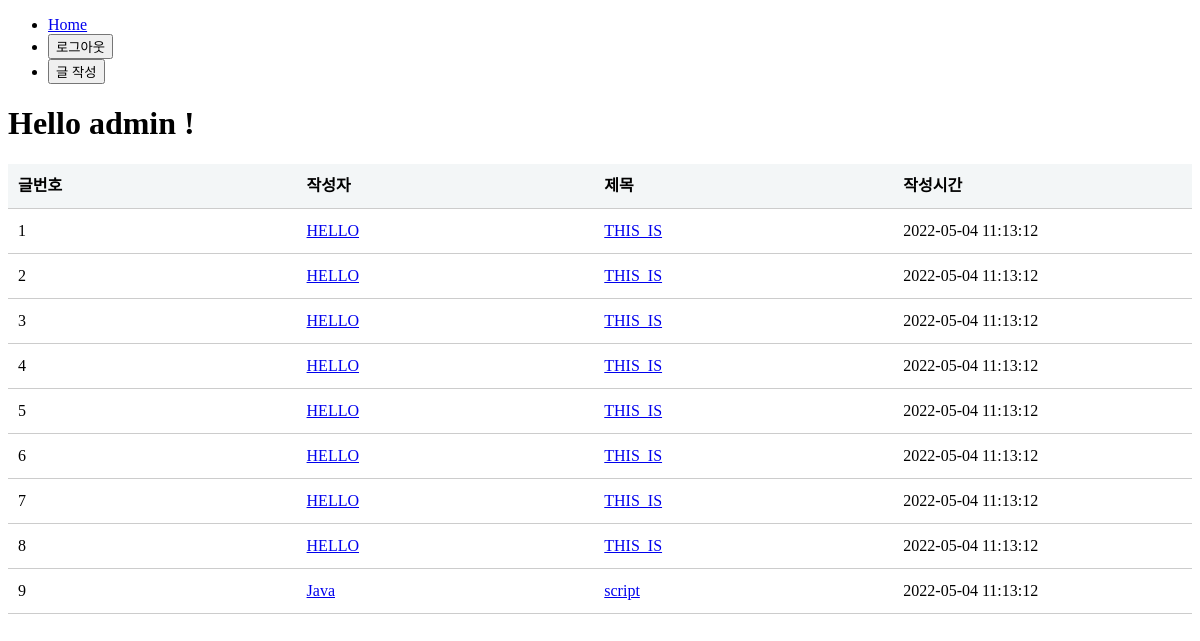
/board (signed in), run on the app's committed database.
### tables this page shows
CREATE TABLE board (
        num INTEGER PRIMARY KEY AUTOINCREMENT,
        id TEXT NOT NULL,title TEXT NOT NULL, 
        content TEXT, 
        reg_date DATETIME DEFAULT (datetime('now','localtime')));

### app.py (the view)
@app.route('/board',methods=['GET'])
def board():
    if 'userid' not in session:
        flash("로그인이 필요합니다!")
        return redirect(url_for('index'))
    error = None
    id = session.get('userid')
    idx = session.get('idx',None)
    conn = dbcon()
    cursor = conn.cursor()
    sql = "SELECT * FROM board ORDER BY reg_date desc"
    cursor.execute(sql)
    data = cursor.fetchall()
    data_list = []
    for obj in data:
        data_dic = {
            'num' : obj[0],
            'id' : obj[1],
            'title' : obj[2],
            'content' : obj[3],
            'time' : obj[4]
        }
        data_list.append(data_dic)
    cursor.close()
    conn.close()
    return render_template('board.html', error=error, name=id, data_list= data_list,idx=idx)

### app.py (called while the page is built)
def dbcon():
    return sqlite3.connect(os.path.dirname(os.path.realpath(__file__))+'/mydb.db')

### templates/board.html (shortened to what this page needs)
<!DOCTYPE html>
<html lang="en" xmlns:float="http://www.w3.org/1999/xhtml">
<head>
</head>
<body>
    <ul>
      <li>        <a href="{{url_for('homepage')}}">Home</a>      </li>
      <li>        <button type="button" onclick="location.href='/logout'"> 로그아웃 </button>      </li>
      <li>        <button type="button" onclick="location.href='/board/write'"> 글 작성 </button>      </li>
    </ul>
    <p>
        <h1> Hello {{name}} ! </h1>
    </p>
    <table class="type09">
        <tr>
            <th>글번호</th>
            <th>작성자</th>
            <th>제목</th>
            <th>작성시간</th>
        </tr>
        {% for obj in data_list%}
        <tbody>
            <tr>
                <td>{{obj.num}}</td>
                <td><a href="/user/{{idx}}">{{obj.id}}</td>
                <td><a href="/board/{{obj.num}}">{{obj.title}}</a></td>
                <td>{{obj.time}}</td>
            </tr>
        </tbody>
        {% endfor %}
    </table>
</body>
</html>

### templates/board.html (style rules this page uses)
table.type09 { border-collapse: collapse; text-align: left; line-height: 1.5; }
table.type09 tbody th { width: 150px; padding: 10px; font-weight: bold; vertical-align: top; border-bottom: 1px solid #ccc; background: #f3f6f7; }
table.type09 td { width: 350px; padding: 10px; vertical-align: top; border-bottom: 1px solid #ccc; }

### data on the page
board: num "1", id "HELLO", title "THIS_IS", time "2022-05-04 11:13:12"
board: num "2", id "HELLO", title "THIS_IS", time "2022-05-04 11:13:12"
board: num "3", id "HELLO", title "THIS_IS", time "2022-05-04 11:13:12"
board: num "4", id "HELLO", title "THIS_IS", time "2022-05-04 11:13:12"
board: num "5", id "HELLO", title "THIS_IS", time "2022-05-04 11:13:12"
board: num "6", id "HELLO", title "THIS_IS", time "2022-05-04 11:13:12"
board: num "7", id "HELLO", title "THIS_IS", time "2022-05-04 11:13:12"
board: num "8", id "HELLO", title "THIS_IS", time "2022-05-04 11:13:12"
board: num "9", id "Java", title "script", time "2022-05-04 11:13:12"

### other printed values
{{ name }} "admin"
